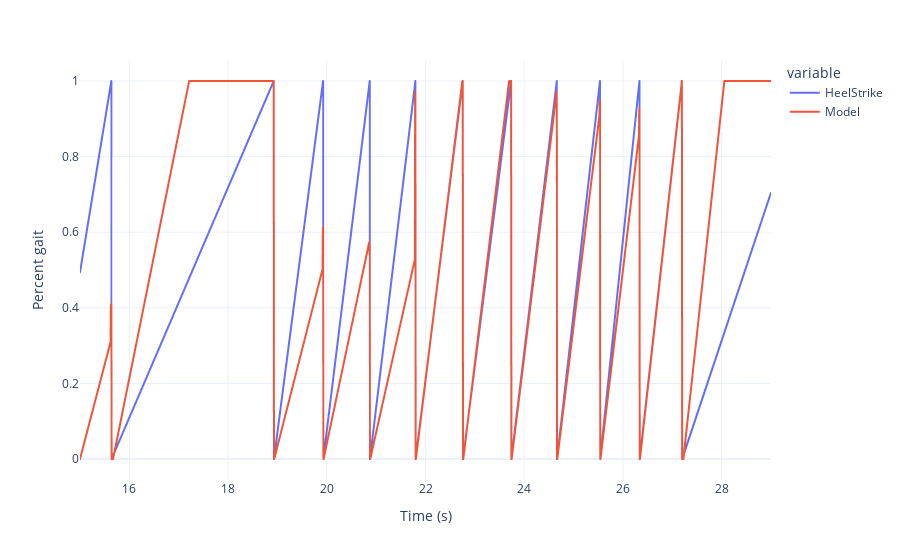

Write notebook code for a chart like this one.
### Code cell
pio.templates.default = "plotly_white"

plot_template = dict(
    layout=go.Layout({
        "font_size": 18,
        "xaxis_title_font_size": 24,
        "yaxis_title_font_size": 24})
)

fig = px.line(df, labels=dict(created_at="Date", value='Percent gait', Header='Time (s)'))
fig.show()

### Figure 1 — Plotly figure (JSON) as saved in the notebook; plotly's stock layout.template omitted (floating-point values rounded to 4 significant figures; data arrays with more than 128 entries replaced by an {"elided": "..."} marker saying what was removed)
{"data": [{"hovertemplate": "variable=HeelStrike<br>Time (s)=%{x}<br>Percent gait=%{y}<extra></extra>", "legendgroup": "HeelStrike", "line": {"color": "#636efa", "dash": "solid"}, "marker": {"symbol": "circle"}, "mode": "lines", "name": "HeelStrike", "showlegend": true, "type": "scattergl", "x": {"elided": "2801 float values"}, "xaxis": "x", "y": {"elided": "2801 float values"}, "yaxis": "y"}, {"hovertemplate": "variable=Model<br>Time (s)=%{x}<br>Percent gait=%{y}<extra></extra>", "legendgroup": "Model", "line": {"color": "#EF553B", "dash": "solid"}, "marker": {"symbol": "circle"}, "mode": "lines", "name": "Model", "showlegend": true, "type": "scattergl", "x": {"elided": "2801 float values"}, "xaxis": "x", "y": {"elided": "2801 float values"}, "yaxis": "y"}], "layout": {"legend": {"title": {"text": "variable"}, "tracegroupgap": 0}, "margin": {"t": 60}, "xaxis": {"anchor": "y", "domain": [0, 1], "title": {"text": "Time (s)"}}, "yaxis": {"anchor": "x", "domain": [0, 1], "title": {"text": "Percent gait"}}}}
